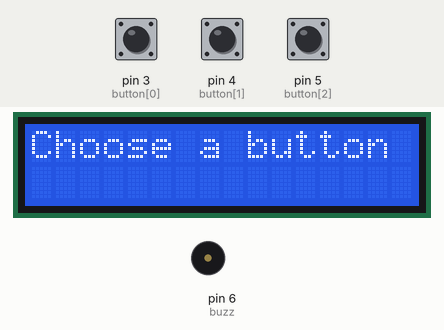
Recording of a sketch running on a simulated Arduino Uno, built with avr-gcc and run on an emulated ATmega328P. On the bench: 16×2 character LCD, buzzer (waves = sounding, pin HIGH). The test bench sets the inputs (shaded band); at power-on: pin 3 (button[0]) HIGH, pin 4 (button[1]) HIGH, pin 5 (button[2]) HIGH.

Above: at 1.2 s.
1.3 s: pin 3 (button[0]) pulled LOW for 0.15 s
At 2.5 s:
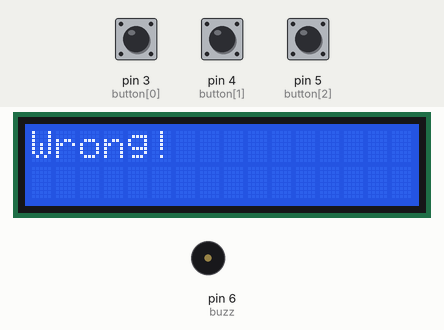
At 6.1 s:
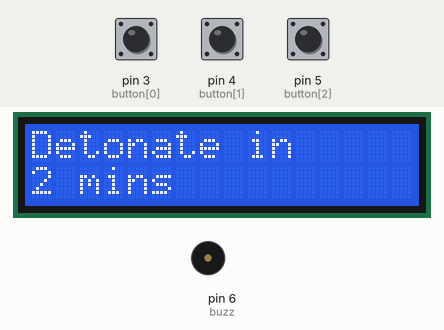
Timing chart, 0 to 7.6 s (numbered marks = the images above; inputs shaded):
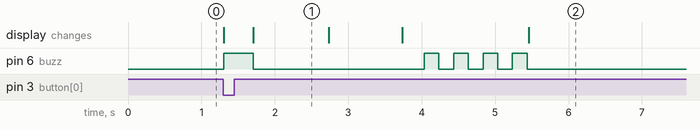

The sketch:

3_LITTLE_BUTTONS.ino
```cpp
#include <LiquidCrystal_I2C.h>
#include <Wire.h>

LiquidCrystal_I2C lcd(0x27, 16, 2);

int correct = 4;
int button[] = {3,4,5};
int chance = 0;
int buzz = 6;
bool locked = false;
int e = 0;
int x = 1;

void setup() {
  for (int i = 0; i < 3; i++) {
    pinMode(button[i], INPUT_PULLUP);
  }
  pinMode(buzz, OUTPUT);

  lcd.init();
  lcd.backlight();
  lcd.clear();
  lcd.setCursor(0,0);
  lcd.print("Choose a button");
}

void loop() {
  if (locked) {
    return;
  }

  for (int i = 0; i < 3; i++) {
    if (digitalRead(button[i]) == LOW) {
      lcd.clear();
      digitalWrite(buzz, HIGH);
      delay(200);
      digitalWrite(buzz, LOW);

      if (button[i] == correct) {
        lcd.print("Correct!");
        delay(2000);
        lcd.clear();
        lcd.print("Unlocked");
        lcd.setCursor(0, 1);
        lcd.print("");
      }
      else {
        digitalWrite(buzz, HIGH);
        delay(200);
        digitalWrite(buzz, LOW);
        lcd.print("Wrong!");
        delay(1000);
        lcd.clear();

        chance++;

        if (chance < 3 || chance == 4){
          lcd.print("You have");
          lcd.setCursor(0, 1);
          lcd.print(x -chance);
          lcd.print(" chances left");
          delay(1000);
          lcd.clear();

        }
        if(chance == 3){
          lcd.print("You have");
          lcd.setCursor(0, 1);
          lcd.print(x -chance);
          lcd.print(" chance left");
          delay(1000);
          lcd.clear();

        }

      delay(300);
    }
  }

  if (chance >= x ) {
    locked = true;
    while (e < 3){
      digitalWrite(buzz, HIGH);
      delay(200);
      digitalWrite(buzz, LOW);
      delay(200);
      e++;
    }


    digitalWrite(buzz, HIGH);
    delay(200);
    digitalWrite(buzz, LOW);

    lcd.clear();
    lcd.print("Detonate in ");
    lcd.setCursor(0,1);
    lcd.print("2 mins");
    delay(60000);


    lcd.clear();
    lcd.setCursor(0,0);
    lcd.print("Unlocking in");
    lcd.setCursor(0,1);
    lcd.print("1 min");
    delay(57000);
    lcd.clear();
    lcd.print("Unlocking in");
    lcd.setCursor(0,1);
    lcd.print("...3");
    delay(1000);
    lcd.print("...2");
    delay(1000);
    lcd.print("...1!");
    delay(2000);


    lcd.clear();
    lcd.print("Unlocked");
    digitalWrite(buzz, HIGH);
    delay(2000);
    digitalWrite(buzz, LOW);
    delay(1000);
    lcd.clear();
    lcd.print("Click a button");

    locked = false;
    chance = 0;
  }
}
}
```

Measured:
- after the input at 1.3 s, pin 6 (buzz): goes HIGH 0.40 s, LOW 2.3 s, 3 × (HIGH 0.20 s, LOW 0.20 s), HIGH 0.20 s, then LOW, starting at once; the display: first changes at once (image 1 shows a later state)
- what the display in image 1 shows lasts 1.0 s, from 1.7 s to 2.7 s
